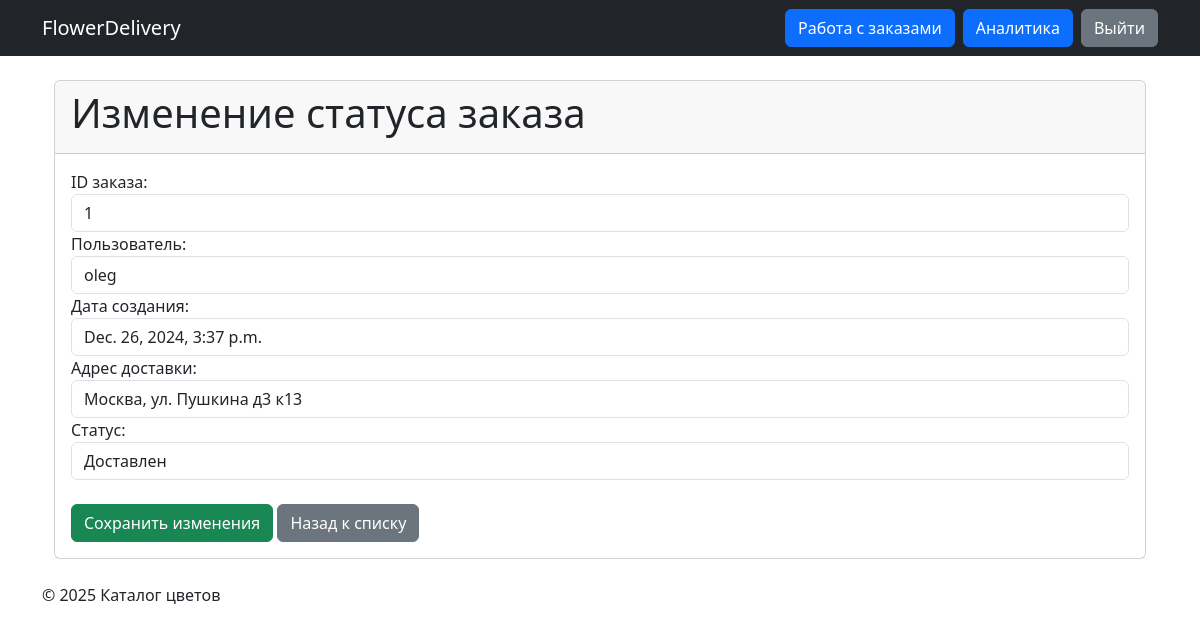
The app's page /manage-orders/1/update/ (signed in) with its own data.
### orders/models.py (models this page shows)
class Order(models.Model):
    user = models.ForeignKey(User, on_delete=models.CASCADE, related_name='orders')
    created_at = models.DateTimeField(auto_now_add=True)
    delivery_address = models.TextField()
    status = models.CharField(max_length=20, choices=(
        ('pending', 'Ожидает подтверждения'),
        ('processed', 'Обрабатывается'),
        ('delivered', 'Доставлен'),
        ('canceled', 'Отменен')
    ), default='pending')

### mngorder/views.py (the view, shortened to what this page needs)
# urls.py: path('<int:order_id>/update/', ManageOrderUpdateView.as_view(), name='manage_order_update'),
class ManageOrderUpdateView(LoginRequiredMixin, UserPassesTestMixin, View):
    def test_func(self):
        return self.request.user.is_staff
    def get(self, request, order_id):
        order = get_order_by_id(order_id)
        if not order:
            return redirect('manage_order_list')  # Если заказа нет, возвращаем в список
        return render(request, 'mngorder/manage_order_update.html', {'order': order})

### core/services.py (called while the page is built)
def get_order_by_id(order_id):
    try:
        return Order.objects.get(id=order_id)
    except Order.DoesNotExist:
        return None

### templates/mngorder/manage_order_update.html (shortened to what this page needs)
{% extends 'base.html' %}
{% block content %}
<div class="container">
    <div class="card">
        <div class="card-header">
            <h1 class="card-title">Изменение статуса заказа</h1>
        </div>
        <div class="card-body">
            <form method="post">
                <div class="form-group">
                    <label for="order_id">ID заказа:</label>
                    <input type="text" id="order_id" class="form-control" value="{{ order.id }}" readonly>
                </div>
                <div class="form-group">
                    <label for="username">Пользователь:</label>
                    <input type="text" id="username" class="form-control" value="{{ order.user.username }}" readonly>
                </div>
                <div class="form-group">
                    <label for="created_at">Дата создания:</label>
                    <input type="text" id="created_at" class="form-control" value="{{ order.created_at }}" readonly>
                </div>
                <div class="form-group">
                    <label for="delivery_address">Адрес доставки:</label>
                    <input type="text" id="delivery_address" name="delivery_address" class="form-control" value="{{ order.delivery_address }}">
                </div>
                <div class="form-group">
                    <label for="status">Статус:</label>
                    <select name="status" id="status" class="form-control">
                        <option value="delivered" {% if order.status == 'delivered' %}selected{% endif %}>Доставлен</option>
                    </select>
                </div>
                <br>
                <button type="submit" class="btn btn-success">Сохранить изменения</button>
                <a href="{% url 'manage_order_list' %}" class="btn btn-secondary">Назад к списку</a>
            </form>
        </div>
    </div>
</div>
{% endblock %}

### records on screen
Order: id "1", user.username "oleg", created_at "Dec. 26, 2024, 3:37 p.m.", delivery_address "Москва, ул. Пушкина д3 к13", status "Доставлен"
